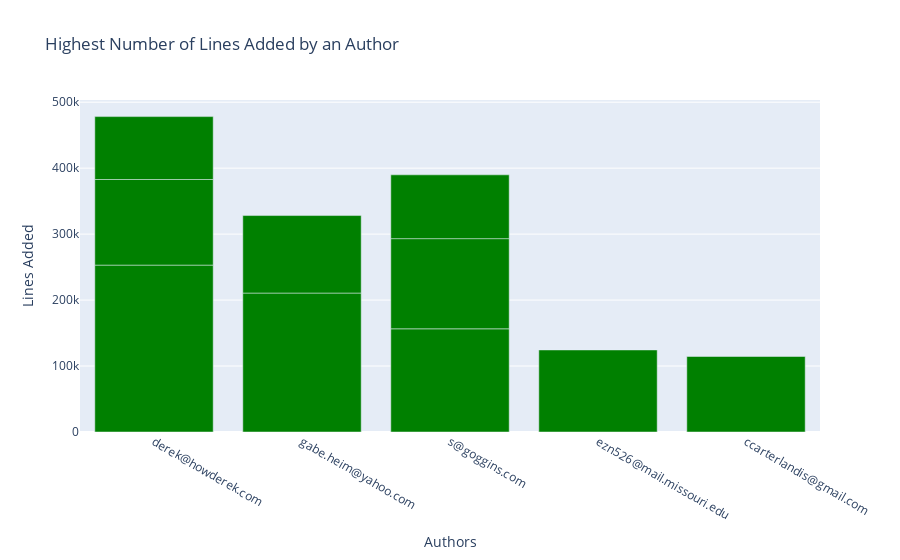
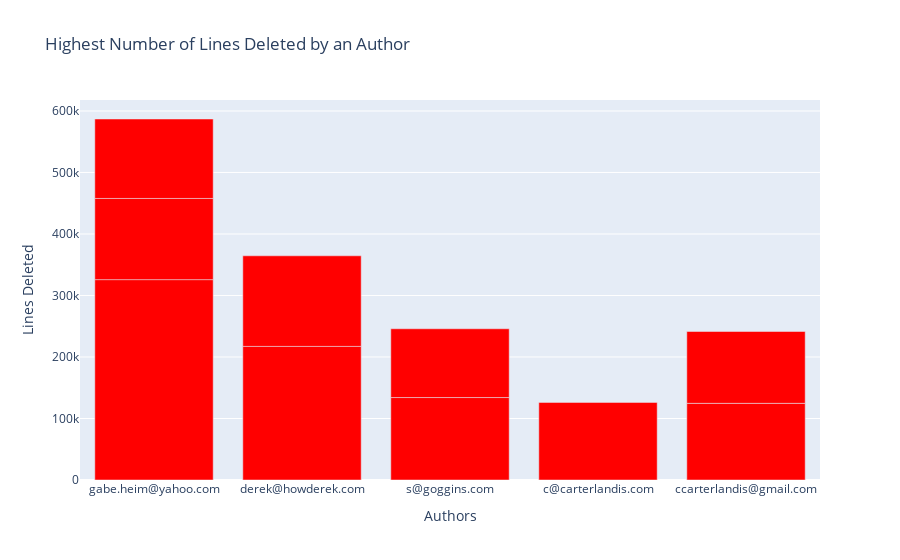
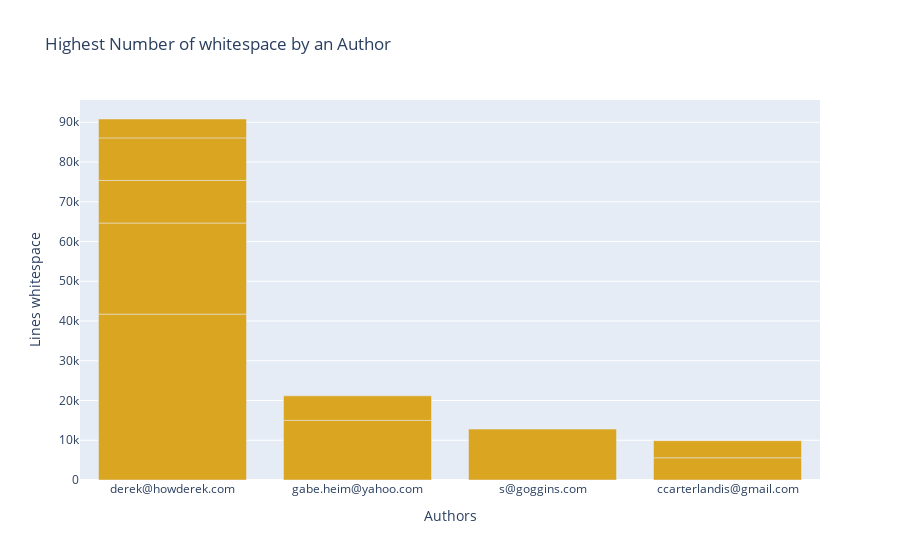

Here is the notebook cell these charts were saved with, in order:
### Code cell
import plotly.express as px
r = requests.get('http://augur.chaoss.io/api/unstable/repos/25440/lines-changed-by-author')
data = r.json()
df= pd.DataFrame(data)
# df = px.data.iris()

sorted_df1 = df.sort_values(["additions"], ascending=False)
fig1 = px.bar(sorted_df1.head(10), x="cmt_author_email", y="additions"
                ,title="Highest Number of Lines Added by an Author", color_discrete_sequence=["green"])
fig1.update_xaxes(title_text="Authors")
fig1.update_yaxes(title_text="Lines Added")
fig1.show()

sorted_df2 = df.sort_values(["deletions"], ascending=False)
fig2 = px.bar(sorted_df2.head(10), x="cmt_author_email", y="deletions"
                ,title="Highest Number of Lines Deleted by an Author",color_discrete_sequence=["red"])
fig2.update_xaxes(title_text="Authors")
fig2.update_yaxes(title_text="Lines Deleted")
fig2.show()

sorted_df3 = df.sort_values(["whitespace"], ascending=False)
fig3 = px.bar(sorted_df3.head(10), x="cmt_author_email", y="whitespace"
                ,title="Highest Number of whitespace by an Author", color_discrete_sequence=["goldenrod"])
fig3.update_xaxes(title_text="Authors")
fig3.update_yaxes(title_text="Lines whitespace")
fig3.show()

### Figure 1 — Plotly figure (JSON) as saved in the notebook; plotly's stock layout.template omitted (floating-point values rounded to 4 significant figures)
{"data": [{"alignmentgroup": "True", "hovertemplate": "cmt_author_email=%{x}<br>additions=%{y}<extra></extra>", "legendgroup": "", "marker": {"color": "green", "pattern": {"shape": ""}}, "name": "", "offsetgroup": "", "orientation": "v", "showlegend": false, "textposition": "auto", "type": "bar", "x": ["derek@howderek.com", "gabe.heim@yahoo.com", "s@goggins.com", "s@goggins.com", "derek@howderek.com", "ezn526@mail.missouri.edu", "gabe.heim@yahoo.com", "ccarterlandis@gmail.com", "s@goggins.com", "derek@howderek.com"], "xaxis": "x", "y": [253024, 210647, 156440, 136709, 129766, 124405, 117492, 114478, 96710, 95368], "yaxis": "y"}], "layout": {"barmode": "relative", "legend": {"tracegroupgap": 0}, "title": {"text": "Highest Number of Lines Added by an Author"}, "xaxis": {"anchor": "y", "domain": [0, 1], "title": {"text": "Authors"}}, "yaxis": {"anchor": "x", "domain": [0, 1], "title": {"text": "Lines Added"}}}}

### Figure 2 — Plotly figure (JSON) as saved in the notebook; plotly's stock layout.template omitted (floating-point values rounded to 4 significant figures)
{"data": [{"alignmentgroup": "True", "hovertemplate": "cmt_author_email=%{x}<br>deletions=%{y}<extra></extra>", "legendgroup": "", "marker": {"color": "red", "pattern": {"shape": ""}}, "name": "", "offsetgroup": "", "orientation": "v", "showlegend": false, "textposition": "auto", "type": "bar", "x": ["gabe.heim@yahoo.com", "derek@howderek.com", "derek@howderek.com", "s@goggins.com", "gabe.heim@yahoo.com", "gabe.heim@yahoo.com", "c@carterlandis.com", "ccarterlandis@gmail.com", "ccarterlandis@gmail.com", "s@goggins.com"], "xaxis": "x", "y": [325775, 217242, 147273, 134068, 132010, 129165, 126159, 124636, 116828, 111798], "yaxis": "y"}], "layout": {"barmode": "relative", "legend": {"tracegroupgap": 0}, "title": {"text": "Highest Number of Lines Deleted by an Author"}, "xaxis": {"anchor": "y", "domain": [0, 1], "title": {"text": "Authors"}}, "yaxis": {"anchor": "x", "domain": [0, 1], "title": {"text": "Lines Deleted"}}}}

### Figure 3 — Plotly figure (JSON) as saved in the notebook; plotly's stock layout.template omitted (floating-point values rounded to 4 significant figures)
{"data": [{"alignmentgroup": "True", "hovertemplate": "cmt_author_email=%{x}<br>whitespace=%{y}<extra></extra>", "legendgroup": "", "marker": {"color": "goldenrod", "pattern": {"shape": ""}}, "name": "", "offsetgroup": "", "orientation": "v", "showlegend": false, "textposition": "auto", "type": "bar", "x": ["derek@howderek.com", "derek@howderek.com", "gabe.heim@yahoo.com", "s@goggins.com", "derek@howderek.com", "derek@howderek.com", "gabe.heim@yahoo.com", "ccarterlandis@gmail.com", "derek@howderek.com", "ccarterlandis@gmail.com"], "xaxis": "x", "y": [41733, 22914, 14997, 12802, 10712, 10707, 6179, 5587, 4754, 4306], "yaxis": "y"}], "layout": {"barmode": "relative", "legend": {"tracegroupgap": 0}, "title": {"text": "Highest Number of whitespace by an Author"}, "xaxis": {"anchor": "y", "domain": [0, 1], "title": {"text": "Authors"}}, "yaxis": {"anchor": "x", "domain": [0, 1], "title": {"text": "Lines whitespace"}}}}
